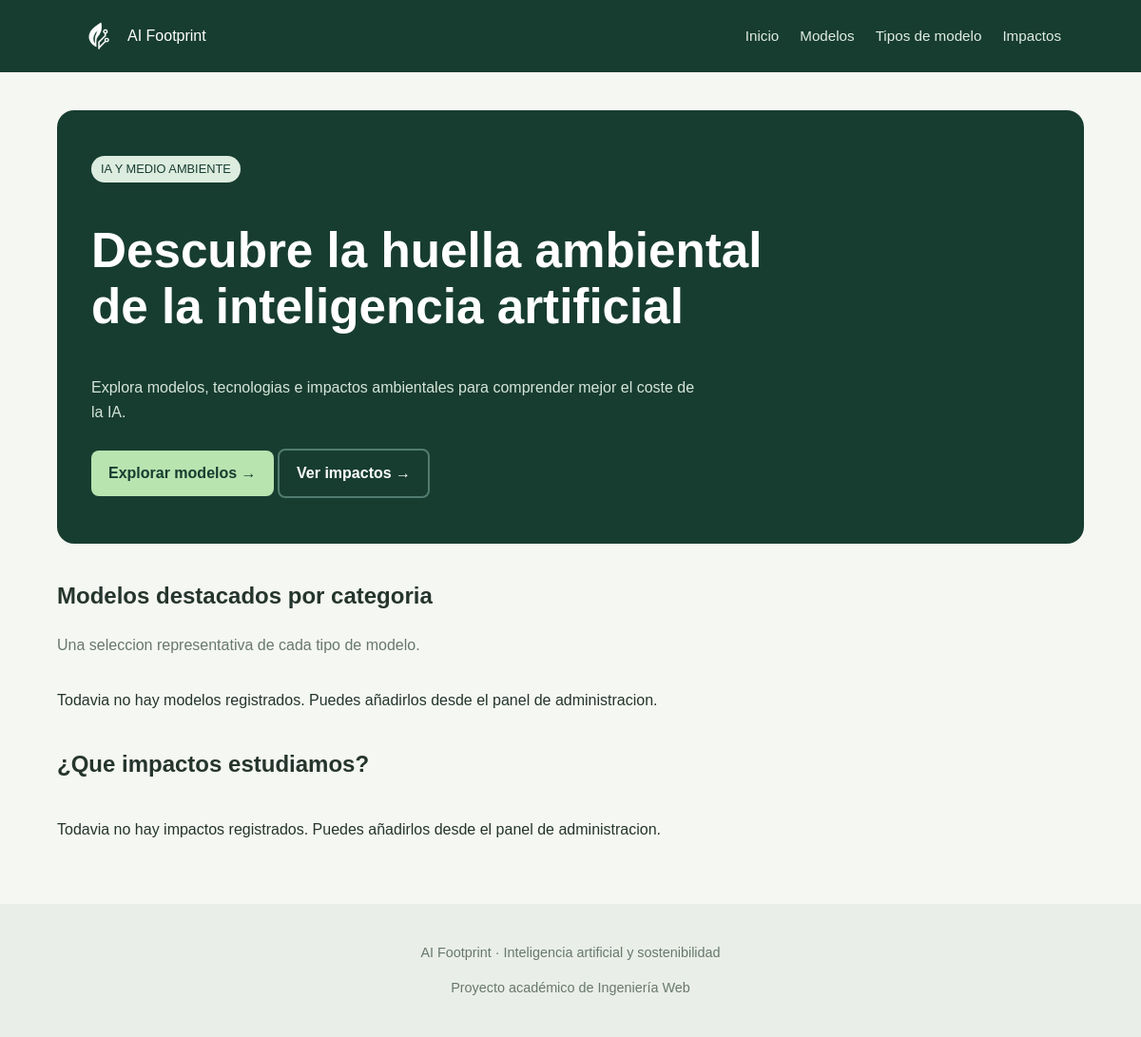
The app's page /, older data.
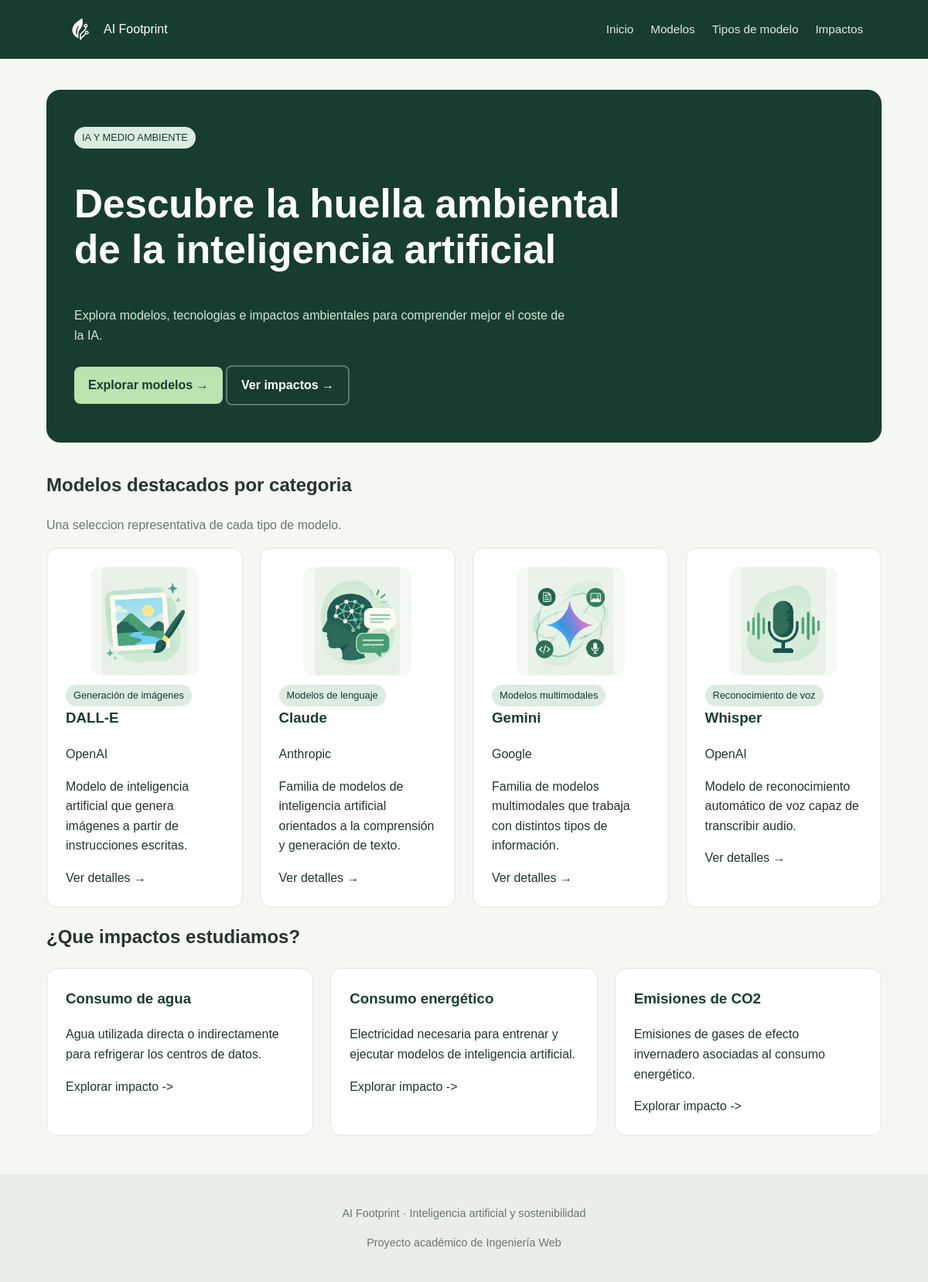
The same page, newer data.
### appAIFootprint/models.py (models this page shows, shortened)
class ModeloIA(models.Model):
    nombre = models.CharField(max_length=100)
    desarrollador = models.CharField(max_length=100)
    descripcion = models.TextField()
    tipo = models.ForeignKey(
        TipoModelo,
        on_delete=models.CASCADE,
        related_name='modelos'
    )
    impactos = models.ManyToManyField(
        ImpactoAmbiental,
        related_name='modelos',
        blank=True
    )

class TipoModelo(models.Model):
    nombre = models.CharField(max_length=100)
    descripcion = models.TextField()

class ImpactoAmbiental(models.Model):
    nombre = models.CharField(max_length=100)
    descripcion = models.TextField()

### appAIFootprint/views.py (the view)
# urls.py: path('', views.index, name='index'),
def index(request):
    tipos = TipoModelo.objects.order_by('nombre')
    modelos_destacados = []
    for tipo in tipos:
        modelo = tipo.modelos.order_by('nombre').first()
        if modelo:
            modelos_destacados.append(modelo)
    impactos = ImpactoAmbiental.objects.order_by('nombre')
    context = {
        'modelos_destacados': modelos_destacados,
        'impactos': impactos[:3], # Muestra un maximo de 3 impactos
    }
    return render(request, 'index.html', context)

### appAIFootprint/templates/index.html (shortened to what this page needs)
{% extends "base.html" %}
{% load static %}
{% block content %}
<section class="hero">
    <span class="etiqueta">IA Y MEDIO AMBIENTE</span>
    <h1>Descubre la huella ambiental de la inteligencia artificial</h1>
    <p>
        Explora modelos, tecnologias e impactos ambientales
        para comprender mejor el coste de la IA.
    </p>
    <a href="{% url 'lista_modelos' %}" class="boton">
        Explorar modelos →
    </a>
    <a href="{% url 'lista_impactos' %}" class="boton-alt">
        Ver impactos →
    </a>
</section>
<section>
    <h2>Modelos destacados por categoria</h2>
    <p class="texto-secundario">
        Una seleccion representativa de cada tipo de modelo.
    </p>
    <div class="grid">
        {% for modelo in modelos_destacados %}
            <article class="tarjeta">
                <img
                src="{% static 'images/' %}{{ modelo.nombre|lower }}.png"
                alt="Imagen de {{ modelo.nombre }}"
                class="imagen-modelo"
                >
                <a href="{% url 'detalle_tipo' modelo.tipo.pk %}" class="etiqueta">
                    {{ modelo.tipo.nombre }}
                </a>
                <h3>{{ modelo.nombre }}</h3>
                <p>{{ modelo.desarrollador }}</p>
                <p>{{ modelo.descripcion|truncatewords:20 }}</p>
                <a href="{% url 'detalle_modelo' modelo.pk %}">
                    Ver detalles →
                </a>
            </article>
        {% empty %}
            <p>
                Todavia no hay modelos registrados.
                Puedes añadirlos desde el panel de administracion.
            </p>
        {% endfor %}
    </div>
</section>
<section>
    <h2>¿Que impactos estudiamos?</h2>
    <div class="grid">
        {% for impacto in impactos %}
            <article class="tarjeta">
                <h3>{{ impacto.nombre }}</h3>
                <p>{{ impacto.descripcion|truncatewords:18 }}</p>
                <a href="{% url 'detalle_impacto' impacto.pk %}">
                    Explorar impacto ->
                </a>
            </article>
        {% empty %}
            <p>
                Todavia no hay impactos registrados.
                Puedes añadirlos desde el panel de administracion.
            </p>
        {% endfor %}
    </div>
</section>
{% endblock %}

### appAIFootprint/templates/base.html (shortened to what this page needs)
{% load static %}
<!DOCTYPE html>
<html lang="es">
<head>
    <link rel="stylesheet"
          href="{% static 'css/estilos.css' %}">
</head>
<body>
    <header class="cabecera">
        <a href="{% url 'index' %}" class="logo">
            <img src="{% static 'images/logo.png' %}"
                 alt="Logo de AI Footprint"
                 class="logo-imagen">
            AI Footprint
        </a>
        <nav class="navegacion">
            <a href="{% url 'index' %}">Inicio</a>
            <a href="{% url 'lista_modelos' %}">Modelos</a>
            <a href="{% url 'lista_tipos' %}">Tipos de modelo</a>
            <a href="{% url 'lista_impactos' %}">Impactos</a>
        </nav>
    </header>
    <main class="contenedor">
        {% block content %}
        {% endblock %}
    </main>
    <footer class="pie">
        <p>AI Footprint · Inteligencia artificial y sostenibilidad</p>
        <p>Proyecto académico de Ingeniería Web</p>
    </footer>
</body>
</html>

### static/css/estilos.css (style rules this page uses)
:root { --verde-oscuro: #173d30; --verde: #32734b; --verde-claro: #dcecdf; --fondo: #f5f7f3; --blanco: #ffffff; --texto: #25352d; --texto-secundario: #68786d; --borde: #dfe7df; }
* { box-sizing: border-box; }
body { margin: 0; font-family: Arial, Helvetica, sans-serif; background: var(--fondo); color: var(--texto); line-height: 1.6; }
a { color: inherit; text-decoration: none; }
.cabecera { background: var(--verde-oscuro); color: white; padding: 18px 7%; display: flex; align-items: center; justify-content: space-between; gap: 24px; flex-wrap: wrap; }
.logo { display: inline-flex; align-items: center; gap: 10px; text-decoration: none; }
.logo-imagen { width: 40px; height: 40px; object-fit: contain; }
img.imagen-modelo { display: block; width: 140px; height: 140px; object-fit: contain; margin: 0 auto 12px; border-radius: 12px; }
.navegacion { display: flex; gap: 22px; flex-wrap: wrap; }
.navegacion a { color: #e0ece4; font-size: 0.95rem; }
.contenedor { width: min(1100px, 90%); margin: 40px auto; min-height: 65vh; }
.hero { padding: 48px 36px; background: var(--verde-oscuro); color: white; border-radius: 18px; margin-bottom: 36px; }
.hero h1 { font-size: clamp(2rem, 5vw, 3.2rem); line-height: 1.15; max-width: 720px; }
.hero p { max-width: 650px; color: #d5e4da; }
.boton { display: inline-block; padding: 11px 18px; background: #b8e4b0; color: #173d30; border-radius: 8px; font-weight: bold; margin-top: 10px; }
.boton-alt { display: inline-block; padding: 11px 18px; background: transparent; color: #ffffff; border-radius: 8px; font-weight: bold; margin-top: 10px; border: 2px solid #527c70; }
.grid { display: grid; grid-template-columns: repeat(auto-fit, minmax(min(100%, 240px), 1fr)); gap: 22px; }
.tarjeta { background: var(--blanco); padding: 24px; border: 1px solid var(--borde); border-radius: 14px; transition: transform 0.2s, box-shadow 0.2s; }
.tarjeta h3 { color: var(--verde-oscuro); margin-top: 0; }
.etiqueta { display: inline-block; background: var(--verde-claro); color: var(--verde-oscuro); padding: 4px 10px; border-radius: 20px; font-size: 0.8rem; }
.texto-secundario { color: var(--texto-secundario); }
.pie { text-align: center; padding: 25px; background: #e9eee8; color: var(--texto-secundario); margin-top: 50px; font-size: 0.9rem; }

Row changes from the older to the newer data that the page shows:
added ModeloIA: shows a picture, tipo.nombre "Generación de imágenes", nombre "DALL-E", desarrollador "OpenAI", descripcion "Modelo de inteligencia artificial que genera imágenes a partir de instrucciones escritas."
added ModeloIA: shows a picture, tipo.nombre "Modelos de lenguaje", nombre "Claude", desarrollador "Anthropic", descripcion "Familia de modelos de inteligencia artificial orientados a la comprensión y generación de texto."
added ModeloIA: shows a picture, tipo.nombre "Modelos multimodales", nombre "Gemini", desarrollador "Google", descripcion "Familia de modelos multimodales que trabaja con distintos tipos de información."
added ModeloIA: shows a picture, tipo.nombre "Reconocimiento de voz", nombre "Whisper", desarrollador "OpenAI", descripcion "Modelo de reconocimiento automático de voz capaz de transcribir audio."
added ImpactoAmbiental: nombre "Consumo de agua", descripcion "Agua utilizada directa o indirectamente para refrigerar los centros de datos."
added ImpactoAmbiental: nombre "Consumo energético", descripcion "Electricidad necesaria para entrenar y ejecutar modelos de inteligencia artificial."
added ImpactoAmbiental: nombre "Emisiones de CO2", descripcion "Emisiones de gases de efecto invernadero asociadas al consumo energético."
Text that changed along with them:
text no longer shown: "Todavia no hay modelos registrados. Puedes añadirlos desde el panel de administracion. Todavia no hay impactos registrados. Puedes añadirlos desde el panel de administracion."
